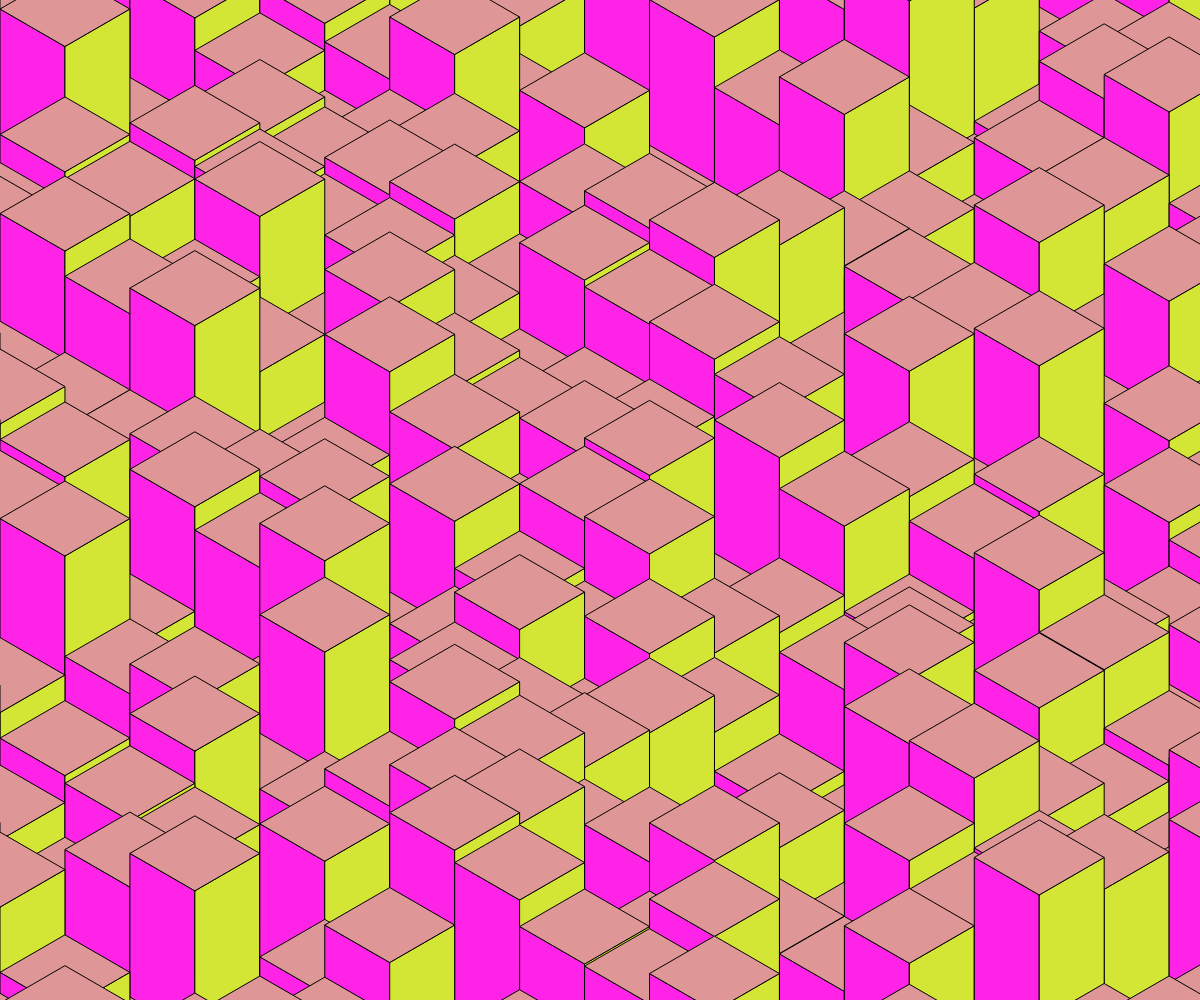
Frame 1 (no input)
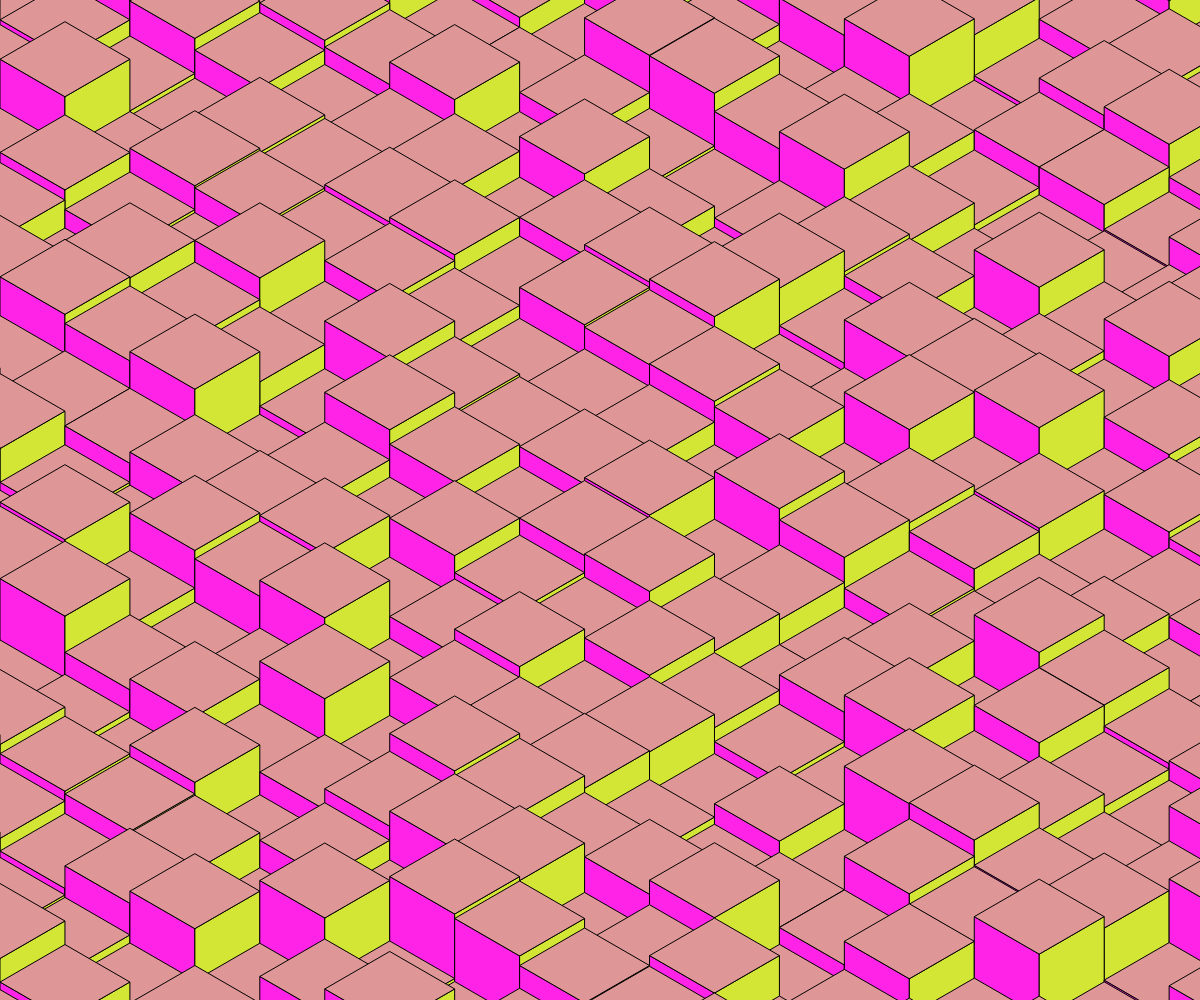
Frame 60 (no input)
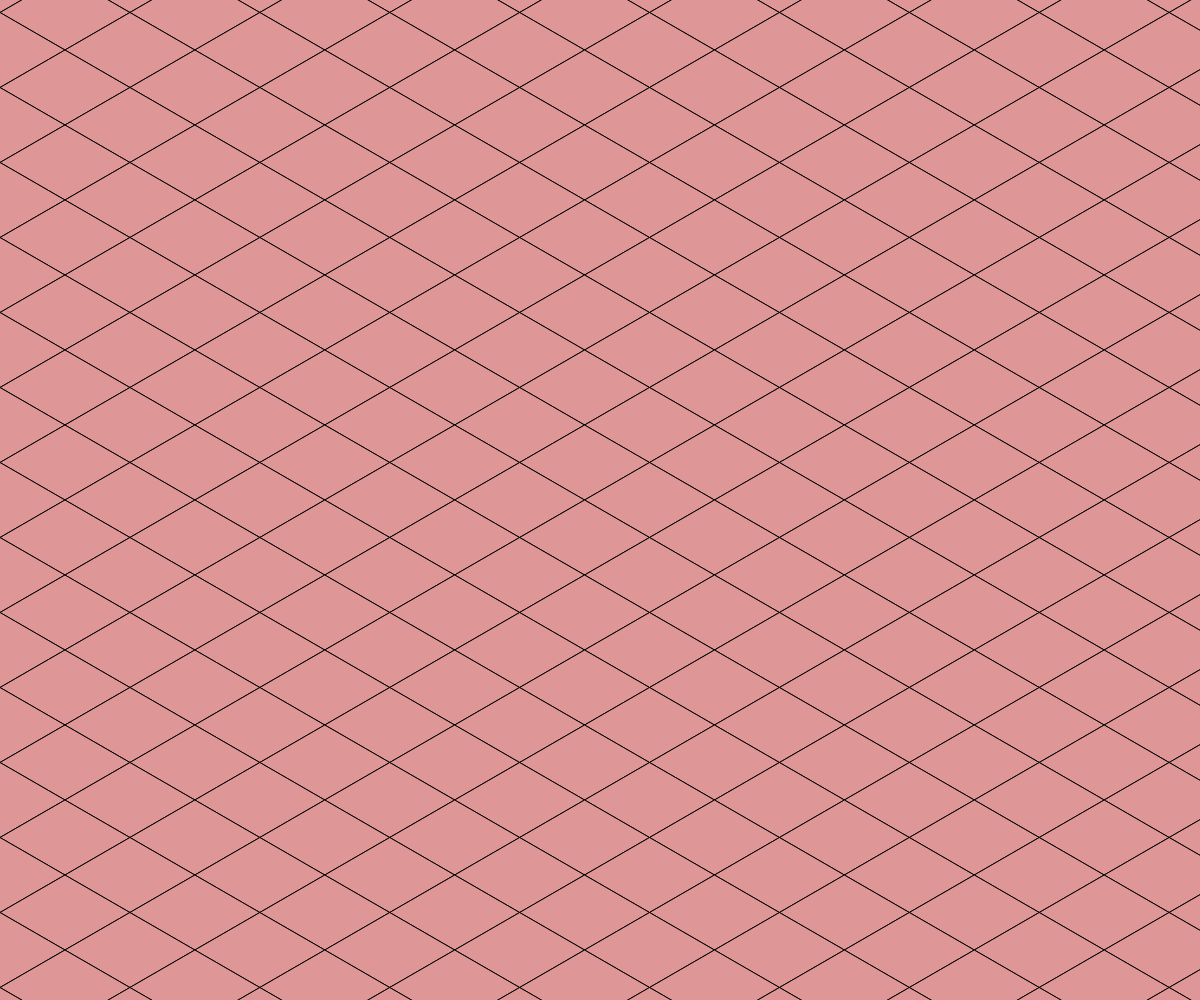
Frame 120 (the mouse pressed at the canvas centre since frame 60)

The p5.js sketch that drew these frames (run headless with seeded random() and noise() and a simulated clock; from frame 60 on, the mouse is pressed at the canvas centre):

// p5.js sketch
// ── sketch.js
let cubeWidth = 75;

class IsometricCube {
	constructor(x, y, width, height, leftColor, rightColor, topColor, moveHeight=0, movingSpeed=0.01) {
		this.x = x;
		this.y = y;
		this.width = width;
		this.height = height;
		this.leftColor = leftColor;
		this.rightColor = rightColor;
		this.topColor = topColor;
		this.moveHeight = moveHeight;
		this.progress = 0;
		this.currentHeight = this.height;
		this.moving = false;
		this.movingSpeed = movingSpeed;
		this.moved = false;
	}
	
	show() {

		// left face
		fill(this.leftColor);
		let newLeftX = this.x - (this.width * Math.cos(Math.PI/6));
		let newLeftY = this.y - (this.width * Math.sin(Math.PI/6));
		beginShape();
		vertex(this.x, this.y);
		vertex(newLeftX, newLeftY);
		vertex(newLeftX, newLeftY-this.currentHeight);
		vertex(this.x, (newLeftY-this.currentHeight) + (this.y-newLeftY));
		endShape(CLOSE);

		// right face
		fill(this.rightColor);
		let newRightX = this.x + (this.width * Math.cos(Math.PI/6));
		let newRightY = this.y - (this.width * Math.sin(Math.PI/6));
		beginShape();
		vertex(this.x, this.y);
		vertex(newRightX, newRightY);
		vertex(newRightX, newRightY-this.currentHeight);
		vertex(this.x, (newRightY-this.currentHeight) + (this.y-newRightY));
		endShape(CLOSE);

		// top face
		fill(this.topColor);
		beginShape();
		vertex(this.x, this.y-this.currentHeight);
		vertex(newLeftX, newLeftY-this.currentHeight); //out to the left
		vertex(this.x, (newLeftY-this.currentHeight) - (this.y-newRightY));
		vertex(newRightX, newRightY-this.currentHeight);
		endShape(CLOSE);
	}

	move(moveHeight) {

		let progressTimesPi = this.progress * Math.PI - Math.PI/2;
		progressTimesPi = (Math.sin(progressTimesPi) + 1)/2;
		this.currentHeight = lerp(this.height, moveHeight, progressTimesPi);

		if (this.progress <= 1) {
			this.progress += this.movingSpeed;
		} else {
			this.moved = true;
			this.height = this.currentHeight;
		}
	}

	getMovedStatus() {
		return this.moved;
	}
}

let x = [];
let pixelGrid = [];
let posXDiff = cubeWidth * Math.cos(Math.PI/6) * 2;
let posYDiff = cubeWidth * Math.sin(Math.PI/6);

function setup() {
	createCanvas(windowWidth, windowHeight);
	background(255);

	
	//create grid of cubes
	
	for (let x = 0; x < width+(cubeWidth*2); x += posXDiff) {
		let tempYList = [];
		let xi = Math.round(x/posXDiff);

		for (let y = 0; y < height+(cubeWidth*4); y += posYDiff) {
			let yi = Math.round(y/posYDiff);
			if (yi%2 == 0) {
				var thingy = posXDiff/2;
			} else {
				thingy = 0;
			}
			tempYList.push(new IsometricCube(x-thingy, y, cubeWidth, random(10, 200), 'rgba(255,34,231,1)', 'rgba(211,230,53,1)', 'rgba(222,150,150,1)'));
		}
		pixelGrid.push(tempYList);
	}
}

function draw() {
	background(255);
	stroke('rgb(0, 0, 0)');
	fill('rgb(100, 200, 50)')
	strokeWeight(1);
	for (let y = 0; y < height+(cubeWidth*4); y += posYDiff) {
		let yi = Math.round(y/posYDiff);
		for (let x = 0; x < width+(cubeWidth*2); x += posXDiff) {
			let xi = Math.round(x/posXDiff);
			pixelGrid[xi][yi].move(100);
			pixelGrid[xi][yi].show();
		}
	}
}
